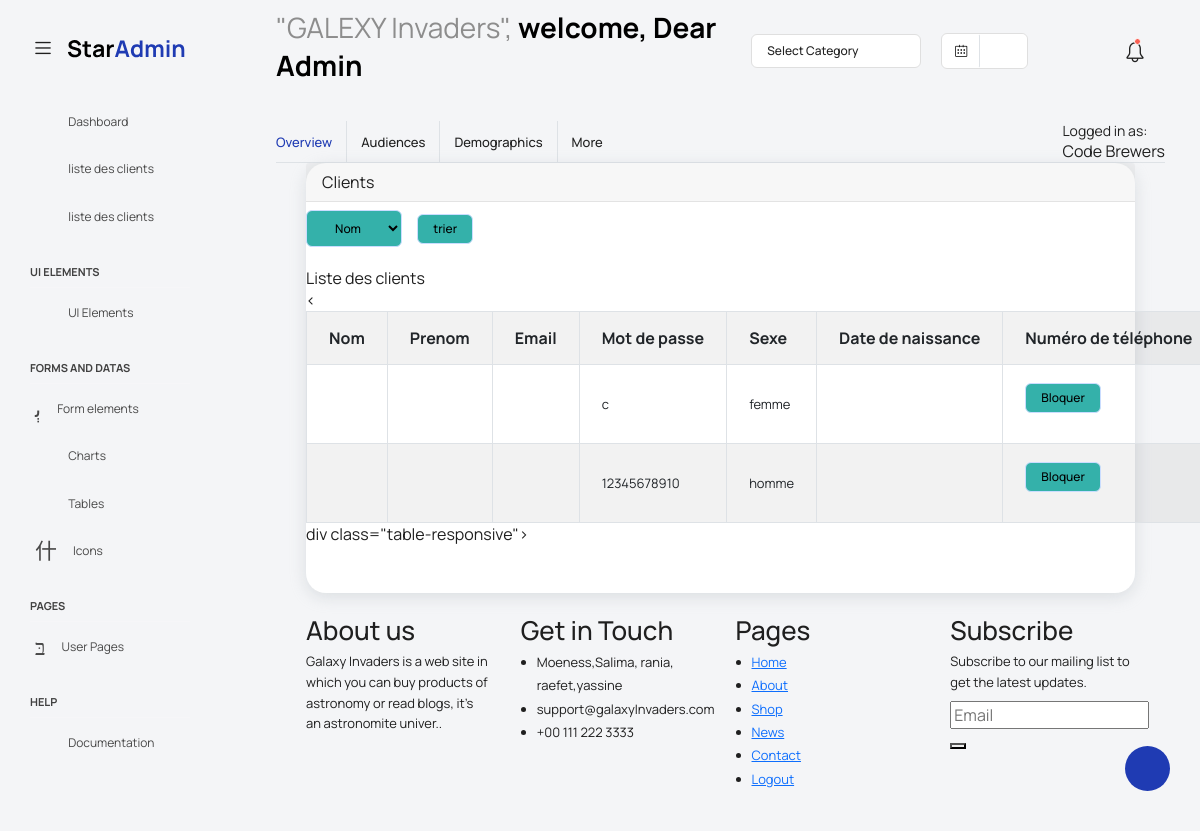
Screenshot of /Back-office/view/clients.php (signed in) with the database file from the repository.
### tables this page shows
CREATE TABLE `utilisateur` (
  `IdUt` int(11) NOT NULL,
  `NomClient` varchar(50) NOT NULL,
  `PrenomClient` varchar(50) NOT NULL,
  `EmailDeConfirmation` varchar(100) NOT NULL,
  `MDP` varchar(50) NOT NULL,
  `NumeroDeTelephonne` int(11) NOT NULL,
  `Sexe` varchar(50) NOT NULL,
  `RoleUser` int(11) NOT NULL
);

### Back-office/controller/userC.php (called while the page is built, shortened)
<?php
        class clientC
        {
     public function afficherClient()
    {
        try {
            $pdo = getconnexion();
            $query = $pdo->prepare(
                'SELECT * FROM utilisateur WHERE RoleUser="0" '
            );
            $query->execute(
            );
            return $query->fetchAll();
        } catch (PDOException $e) {
            $e->getMessage();
        }
    }
}
?>

### Back-office/view/clients.php (the view, shortened to what this page needs)
<?php
include "../Controller/UserC.php";
$UserC = new clientC();
$Client = $UserC->afficherClient();
?>
<!DOCTYPE html>
<html lang="en">
<head>
    <link rel="stylesheet" href="../assets/vendors/feather/feather.css">
    <link rel="stylesheet" href="../assets/vendors/mdi/css/materialdesignicons.min.css">
    <link rel="stylesheet" href="../assets/vendors/ti-icons/css/themify-icons.css">
    <link rel="stylesheet" href="../assets/vendors/typicons/typicons.css">
    <link rel="stylesheet" href="../assets/vendors/simple-line-icons/css/simple-line-icons.css">
    <link rel="stylesheet" href="../assets/vendors/css/vendor.bundle.base.css">
    <link rel="stylesheet" href="../assets/vendors/datatables.net-bs4/dataTables.bootstrap4.css">
    <link rel="stylesheet" href="../assets/js/select.dataTables.min.css">
    <link rel="stylesheet" href="../assets/css/vertical-layout-light/style.css">
</head>
<body>
    <div class="container-scroller">
        <?php
        include_once('_navbar.php');
        ?>
        <div class="container-fluid page-body-wrapper">
            <?php
            include_once('_settings-panel.php');
            ?>
            <?php
            include_once('_sidebar.php');
            ?>
            <div class="main-panel">
                <div class="content-wrapper">
                    <div class="row">
                        <div class="col-sm-12">
                            <div class="home-tab">
                                <div class="d-sm-flex align-items-center justify-content-between border-bottom">
                                    <ul class="nav nav-tabs" role="tablist">
                                        <li class="nav-item">
                                            <a class="nav-link active ps-0" id="home-tab" data-bs-toggle="tab" href="#overview" role="tab" aria-controls="overview" aria-selected="true">Overview</a>
                                        </li>
                                        <li class="nav-item">
                                            <a class="nav-link" id="profile-tab" data-bs-toggle="tab" href="#audiences" role="tab" aria-selected="false">Audiences</a>
                                        </li>
                                        <li class="nav-item">
                                            <a class="nav-link" id="contact-tab" data-bs-toggle="tab" href="#demographics" role="tab" aria-selected="false">Demographics</a>
                                        </li>
                                        <li class="nav-item">
                                            <a class="nav-link border-0" id="more-tab" data-bs-toggle="tab" href="#more" role="tab" aria-selected="false">More</a>
                                        </li>
                                    </ul>
                                    <div class="sb-sidenav-footer">
                <div class="small">Logged in as:</div>
                Code Brewers
            </div>
    </div>
    <div id="layoutSidenav_content">
        <main>
            <div class="container-fluid">
                <div class="card mb-4">
                    <div class="card-header">
                          Clients
                    </div>
                    <p> <form method="POST" action="">
  <select name="trie" id="trie" class="btn btn-success" >
                            <option value="Nom">Nom</option>
                        </select>
                        <input type="submit" name="trie1" value="trier" class="btn btn-success" >
                    </form> </p>
                    <div class="row">
                        <div class="col-md-12">
                            <div class="panel panel-default">
                                <div class="panel-heading">
                                    Liste des clients
                                </div>
                                <div class="panel-body">
                                    <        <table class="table table-striped table-bordered table-hover" id="dataTables-example">
                                            <tr>
                                                <th>Nom</th>
                                                <th>Prenom</th>
                                                <th>Email</th>
                                                <th>Mot de passe </th>
                                                <th>Sexe</th>
                                                <th> Date de naissance </th>
                                                <th>Numéro de téléphone</th>
                                            </tr>
                                            <?php
                                            foreach ($Client as $liste)
                                            {
                                                ?>
                                                <tr>
                                                    <td> <?php echo $liste['Nom'] ?> </td>
                                                    <td> <?php echo $liste['Prenom'] ?> </td>
                                                    <td> <?php echo $liste['Email'] ?> </td>
                                                    <td> <?php echo $liste['MDP'] ?> </td>
                                                    <td> <?php echo $liste['Sexe'] ?> </td>
                                                    <td> <?php echo $liste['Num'] ?> </td>
                                                    <td>
                                                        <form method="POST" action="">
                                                            <input type="submit" name="supprimer" value="Bloquer" class="btn btn-success" ">
                                                        </form>
                                                    </td>
                                                </tr>
                                            <?php } ?>
                                        </table>div class="table-responsive">
                                    </div>
                                </div>
                            </div>
                        </div>
                    <div class="card-body">
                    </div>
                </div>
            </div>
        </main>
    <?php
        include_once('footer.php');
        ?>
      </div>
    </div>
  </div>
</body>
</html>

### rows the page displays
utilisateur: MDP "c", Sexe "femme"
utilisateur: MDP "12345678910", Sexe "homme"
